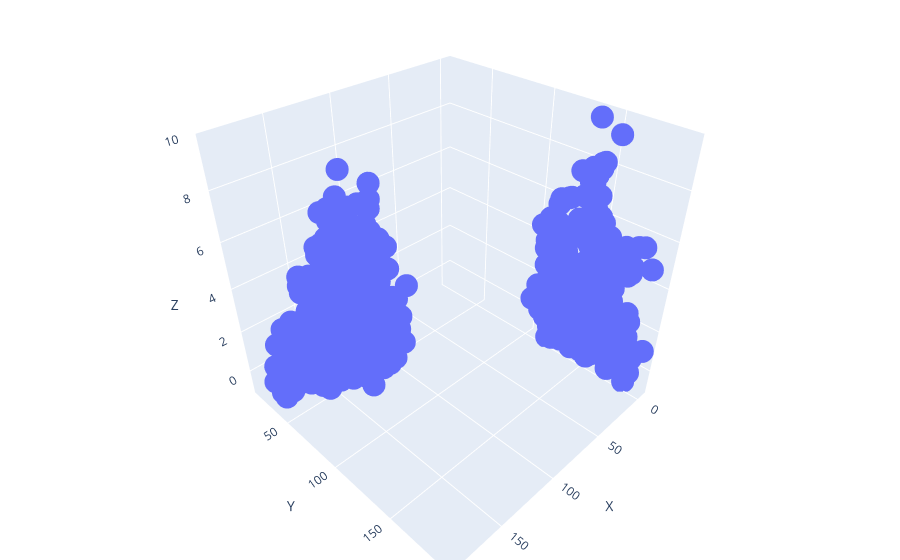

Here is the notebook cell this chart was saved with:
### Code cell
import numpy as np
df2 = df.copy()
numerical = df2.select_dtypes(exclude='object')
for c in numerical.columns:
    numerical[c] = (numerical[c] - numerical[c].mean())/numerical[c].std(ddof=0)
    
##preprocessing categorical
categorical = df2.select_dtypes(include='object')
categorical = pd.get_dummies(categorical)
#Embedding numerical & categorical
fit1 = pacmap.PaCMAP(#random_state=12,
                n_neighbors=10,
                n_components=n_components).fit_transform(numerical)

fit2 = pacmap.PaCMAP(distance='hamming', 
                n_neighbors=10,
                n_components=n_components).fit_transform(categorical)

gamma = np.mean(np.std(numerical))/2
embedding = np.square(fit1)+fit2*gamma

um = pd.DataFrame(embedding) # Each points' UMAP coordinate 

# Actual Plotting
um.columns = ['X','Y','Z']
#um['cluster'] = df['cluster'].astype(str)
fig = px.scatter_3d(um, 
                x='X',y='Y',z='Z')
fig.update_layout(showlegend=False)
fig.update_layout(margin=dict(l=0, r=0, b=0, t=0))
fig.show()

### Figure 1 — Plotly figure (JSON) as saved in the notebook; plotly's stock layout.template omitted (floating-point values rounded to 4 significant figures; data arrays with more than 128 entries replaced by an {"elided": "..."} marker saying what was removed)
{"data": [{"hovertemplate": "X=%{x}<br>Y=%{y}<br>Z=%{z}<extra></extra>", "legendgroup": "", "marker": {"color": "#636efa", "symbol": "circle"}, "mode": "markers", "name": "", "scene": "scene", "showlegend": false, "type": "scatter3d", "x": {"elided": "1000 float values"}, "y": {"elided": "1000 float values"}, "z": {"elided": "1000 float values"}}], "layout": {"legend": {"tracegroupgap": 0}, "margin": {"b": 0, "l": 0, "r": 0, "t": 0}, "scene": {"domain": {"x": [0, 1], "y": [0, 1]}, "xaxis": {"title": {"text": "X"}}, "yaxis": {"title": {"text": "Y"}}, "zaxis": {"title": {"text": "Z"}}}, "showlegend": false}}
